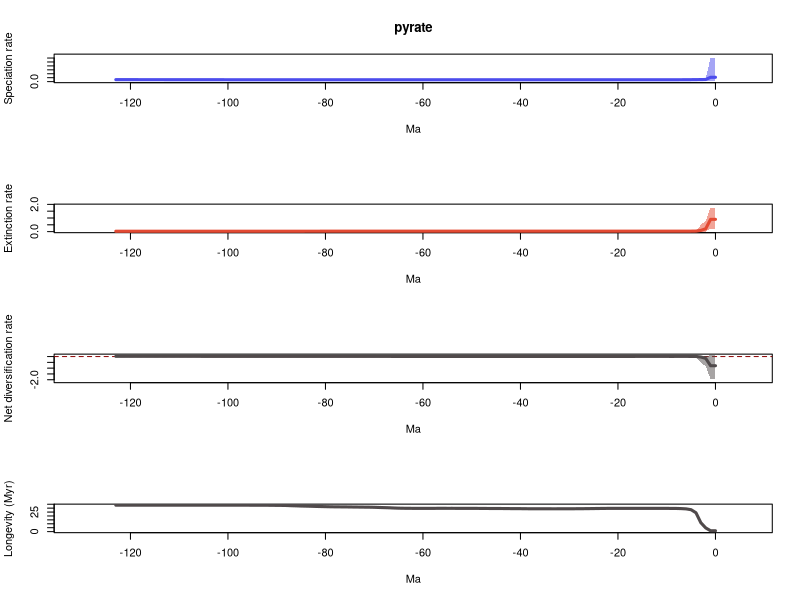

Generate this figure with R:
# 1 files combined:
# 	/home/eeb177-student/Desktop/final_project_eeb177/pyrate_mcmc_logs/pyrate_seagrass_data_1_marginal_rates.log

# 95% HPDs calculated using code from Biopy (https://www.cs.auckland.ac.nz/~yhel002/biopy/)

pdf(file='/home/eeb177-student/Desktop/final_project_eeb177/pyrate_mcmc_logs/pyrate_seagrass_data_1_marginal_rates_RTT.pdf',width=0.6*9, height=16.8)
par(mfrow=c(4,1))
library(scales)
L_hpd_m95=c(0.0274094050891, 0.0274094050891,0.027511155478,0.0287491791352,0.0294000084983,0.0300918300701,0.0300918300701,0.0300918300701,0.0302538615672,0.0302538615672,0.0294000084983,0.0294000084983,0.0294000084983,0.0294000084983,0.0294000084983,0.0294000084983,0.029491655542,0.0297423492932,0.0297423492932,0.0298218235289,0.0300918300701,0.0300918300701,0.0300918300701,0.0300918300701,0.0300918300701,0.0300918300701,0.0301051869413,0.0301051869413,0.0300918300701,0.0300918300701,0.0300918300701,0.0300918300701,0.0300918300701,0.0301051869413,0.0301051869413,0.0301051869413,0.0302538615672,0.0302538615672,0.0302538615672,0.0302538615672,0.030157750978,0.030157750978,0.0302538615672,0.0302538615672,0.0307979084936,0.0307979084936,0.0307979084936,0.0309153242059,0.0309153242059,0.0302538615672,0.030157750978,0.0302538615672,0.030157750978,0.0301051869413,0.030157750978,0.0302538615672,0.0302538615672,0.0302538615672,0.0301051869413,0.0301051869413,0.0302538615672,0.0301051869413,0.0302538615672,0.0302538615672,0.0302538615672,0.0301051869413,0.0301051869413,0.0297423492932,0.0298218235289,0.0297423492932,0.0297423492932,0.0298218235289,0.0298218235289,0.0298218235289,0.0298218235289,0.0294763105708,0.0294330573993,0.0294330573993,0.0294330573993,0.0294330573993,0.0294330573993,0.0294763105708,0.0294763105708,0.0294330573993,0.0294763105708,0.0294330573993,0.0294763105708,0.0294330573993,0.0294763105708,0.0294330573993,0.0294330573993,0.0288936215529,0.0290915740959,0.0290502665451,0.0290502665451,0.0288936215529,0.0298218235289,0.0297423492932,0.0298218235289,0.0298648274455,0.0294330573993,0.0294330573993,0.0294330573993,0.0289016516443,0.0289016516443,0.0283797292166,0.0274094050891,0.0274094050891,0.0274094050891,0.0274094050891,0.0274094050891,0.0274094050891,0.0274094050891,0.0282361702685,0.0282361702685,0.0283797292166,0.0283797292166,0.0274478587034,0.0274478587034,0.0274094050891,0.0274094050891,0.0274094050891,0.0274094050891,0.0274094050891)
L_hpd_M95=c(0.611693972649, 0.611693972649,0.0692170207716,0.0684680603581,0.0684338166077,0.0677541189504,0.0669706636976,0.0663956347427,0.0663956347427,0.0663340164786,0.0652300014081,0.0651291909541,0.065088464477,0.065088464477,0.065088464477,0.065088464477,0.0651291909541,0.0651291909541,0.0651291909541,0.0651291909541,0.0651291909541,0.0649939413813,0.0649939413813,0.0648604756798,0.0647912310945,0.0647912310945,0.0647912310945,0.0647912310945,0.0646717341354,0.0646717341354,0.0646378128875,0.0646378128875,0.0646378128875,0.0646378128875,0.0646378128875,0.0646378128875,0.0646717341354,0.0646717341354,0.0646717341354,0.0646717341354,0.0646717341354,0.0646717341354,0.0646717341354,0.0646717341354,0.0651291909541,0.0651291909541,0.065088464477,0.0651291909541,0.0651291909541,0.0646378128875,0.0646717341354,0.0646717341354,0.0646717341354,0.0646378128875,0.0646717341354,0.0649108583308,0.0649108583308,0.0649108583308,0.0647912310945,0.0647912310945,0.0649108583308,0.0648604756798,0.0649939413813,0.0649939413813,0.0649939413813,0.0648927124702,0.065088464477,0.0649108583308,0.0649108583308,0.0649108583308,0.0649108583308,0.065088464477,0.065088464477,0.065088464477,0.065088464477,0.0649108583308,0.0649939413813,0.0649939413813,0.0649939413813,0.0649939413813,0.0649939413813,0.065088464477,0.065088464477,0.0649939413813,0.065088464477,0.065088464477,0.065088464477,0.065088464477,0.065088464477,0.065088464477,0.065088464477,0.0647912310945,0.065088464477,0.065088464477,0.065088464477,0.065088464477,0.0662831954446,0.0664111330457,0.0665891015743,0.0669275478883,0.0666747622268,0.0671581070849,0.0674676523197,0.0673985893207,0.0677895576311,0.0680294886883,0.0675849732175,0.0676847093798,0.0679518031849,0.0679518031849,0.0679518031849,0.0679518031849,0.0680294886883,0.0692259922314,0.0696196023415,0.0700311514743,0.0700311514743,0.0692259922314,0.0692259922314,0.0692170207716,0.0692259922314,0.0696196023415,0.0699242047487,0.0700311514743)
M_hpd_m95=c(0.216876746425, 0.216876746425,0.00834619194507,0.00579801599047,0.0149658410688,0.0176734791879,0.0186702169214,0.0190589785567,0.0193261783725,0.0193261783725,0.0181093156423,0.0181093156423,0.0181093156423,0.0181093156423,0.0181093156423,0.0181093156423,0.0181093156423,0.0181093156423,0.0181093156423,0.0181093156423,0.0183143419685,0.0183143419685,0.0183143419685,0.0186206774205,0.0186206774205,0.0186206774205,0.0184119243921,0.0186702169214,0.0189447613303,0.0186702169214,0.0193261783725,0.0193261783725,0.0193261783725,0.0193261783725,0.0193261783725,0.0193261783725,0.0193261783725,0.0193261783725,0.0189447613303,0.0196550321301,0.0186206774205,0.0189447613303,0.0186206774205,0.0189447613303,0.0183143419685,0.0184119243921,0.0184119243921,0.0184119243921,0.0184119243921,0.0183143419685,0.0181093156423,0.0181093156423,0.0181093156423,0.0183143419685,0.0184119243921,0.0184119243921,0.0184119243921,0.0184946311637,0.0184119243921,0.0184119243921,0.0184119243921,0.0181093156423,0.0181093156423,0.0181093156423,0.0179207558016,0.0181093156423,0.0181093156423,0.0177994240861,0.0176734791879,0.0162376701945,0.0145734930967,0.0138158136748,0.0139773240817,0.0138158136748,0.0138158136748,0.0137339041759,0.0137339041759,0.0135482781338,0.0137339041759,0.0137638564955,0.0137339041759,0.0122595493698,0.01125789208,0.0108527079868,0.0108527079868,0.0108527079868,0.0108527079868,0.0106548417455,0.0106548417455,0.0101190782821,0.0102257336289,0.0102257336289,0.0101190782821,0.0101190782821,0.0101190782821,0.0101190782821,0.0101190782821,0.0101190782821,0.0101190782821,0.0101190782821,0.0101190782821,0.0101190782821,0.0101190782821,0.0101190782821,0.0101190782821,0.0102257336289,0.0102257336289,0.0102257336289,0.0102257336289,0.0102257336289,0.0102257336289,0.0102257336289,0.0102257336289,0.0102257336289,0.0102257336289,0.0102257336289,0.0102257336289,0.0102257336289,0.0102257336289,0.0102257336289,0.0102257336289,0.0102257336289,0.0102257336289,0.0102257336289)
M_hpd_M95=c(1.7638367094, 1.7638367094,0.801347627059,0.490209720507,0.0573947469791,0.0553356908929,0.0553356908929,0.0553356908929,0.0553356908929,0.0553356908929,0.0539255809792,0.0539255809792,0.0539255809792,0.0539255809792,0.0539255809792,0.0537840784134,0.0537840784134,0.0537738682513,0.0537738682513,0.0537738682513,0.0537840784134,0.0538210778303,0.0538210778303,0.0539255809792,0.0538210778303,0.0539255809792,0.0538210778303,0.0538210778303,0.0538210778303,0.0538210778303,0.0539255809792,0.0539255809792,0.0537738682513,0.0537097136824,0.0537002101918,0.0537097136824,0.0537097136824,0.0537738682513,0.0532025374627,0.0538210778303,0.0525490390229,0.0528155861663,0.0525490390229,0.0525490390229,0.0518493034104,0.0518493034104,0.0517857384932,0.0518132919449,0.0518493034104,0.0518493034104,0.0517857384932,0.0517857384932,0.0517857384932,0.0518493034104,0.0518493034104,0.0518493034104,0.0517857384932,0.0518493034104,0.0518132919449,0.0518132919449,0.0518132919449,0.0515075259901,0.0515075259901,0.0515075259901,0.051535970598,0.0518493034104,0.0518493034104,0.051535970598,0.0518493034104,0.0507488506333,0.0489037507714,0.0485411683712,0.0485411683712,0.0485319321544,0.0485319321544,0.0485411683712,0.0487055029528,0.0485411683712,0.0487055029528,0.0485411683712,0.0485411683712,0.0472507043036,0.0466553952453,0.0462140930137,0.046190747259,0.046190747259,0.046190747259,0.0462140930137,0.0465855671764,0.0462979331689,0.0462140930137,0.0462979331689,0.0462979331689,0.0462979331689,0.0462979331689,0.0462979331689,0.0462979331689,0.0462979331689,0.0462979331689,0.0462979331689,0.0462979331689,0.0462979331689,0.0462979331689,0.0462979331689,0.0462979331689,0.0462979331689,0.0462979331689,0.0462979331689,0.0462979331689,0.0462979331689,0.0462979331689,0.0462979331689,0.0462979331689,0.0462979331689,0.0462979331689,0.0462979331689,0.0462979331689,0.0462979331689,0.0462979331689,0.0462979331689,0.0462979331689,0.0462979331689,0.0462979331689,0.0462979331689)
R_hpd_m95=c(-1.96612848381, -1.96612848381,-0.826940345516,-0.515711549114,-0.0291469945678,-0.0175475752452,-0.0134102474882,-0.0113023479319,-0.0134730788714,-0.0133672697138,-0.0113023479319,-0.0112758324953,-0.0113023479319,-0.0113023479319,-0.0113023479319,-0.0113023479319,-0.0113023479319,-0.0115579612843,-0.0113023479319,-0.0113023479319,-0.0113023479319,-0.0113023479319,-0.0113023479319,-0.0113023479319,-0.0113023479319,-0.0115579612843,-0.0122625576992,-0.0121685476199,-0.0122625576992,-0.0122625576992,-0.0120711550731,-0.0120711550731,-0.0120711550731,-0.0115579612843,-0.0113023479319,-0.0113023479319,-0.0112758324953,-0.0112758324953,-0.0112695893884,-0.0112758324953,-0.0112758324953,-0.0112758324953,-0.0112758324953,-0.0112758324953,-0.00942478853717,-0.00942478853717,-0.00932708145917,-0.00942478853717,-0.00942478853717,-0.00875201067882,-0.00888178515962,-0.00888178515962,-0.0105605406817,-0.00932708145917,-0.00888178515962,-0.00932708145917,-0.00936415058988,-0.00942478853717,-0.0108264469199,-0.0108264469199,-0.0096800284373,-0.00936415058988,-0.00936415058988,-0.00936415058988,-0.00936415058988,-0.00936415058988,-0.00936415058988,-0.00888178515962,-0.00889950692109,-0.00889950692109,-0.00875201067882,-0.00875201067882,-0.00875201067882,-0.00875201067882,-0.00875201067882,-0.00889950692109,-0.00889950692109,-0.00889950692109,-0.00889950692109,-0.00889950692109,-0.00889950692109,-0.00889950692109,-0.00883546184672,-0.00778248130872,-0.00778248130872,-0.00778248130872,-0.00788552141725,-0.00772039307044,-0.00778248130872,-0.00788552141725,-0.00796013479112,-0.00805681730777,-0.008194915603,-0.00714073613025,-0.00714073613025,-0.00883546184672,-0.00874469909498,-0.00889950692109,-0.00805681730777,-0.00889950692109,-0.00925969227888,-0.00796013479112,-0.00772039307044,-0.00925969227888,-0.00874469909498,-0.00889950692109,-0.00805681730777,-0.008194915603,-0.00805681730777,-0.00796013479112,-0.00796013479112,-0.00796013479112,-0.00805681730777,-0.00889950692109,-0.00889950692109,-0.00889950692109,-0.00889950692109,-0.00889950692109,-0.00889950692109,-0.00889950692109,-0.00918243561166,-0.00925969227888,-0.00925969227888,-0.00883546184672)
R_hpd_M95=c(0.108956100387, 0.108956100387,0.0555577958357,0.0494475777702,0.0494475777702,0.0414313270835,0.0411577659378,0.0413909678639,0.03833259729,0.038260192299,0.0394616765818,0.0394616765818,0.0393617068047,0.0392471661732,0.0392471661732,0.0392471661732,0.0391586988585,0.0384927794889,0.0389663219546,0.0389663219546,0.038260192299,0.03833259729,0.03833259729,0.0382184930085,0.038260192299,0.0384927794889,0.0381587491538,0.0381587491538,0.0381587491538,0.0381587491538,0.0381587491538,0.0381587491538,0.0381587491538,0.0384927794889,0.03833259729,0.03833259729,0.03833259729,0.03833259729,0.0381587491538,0.0381260279587,0.0381260279587,0.0381012602472,0.0379349512629,0.0381012602472,0.0394616765818,0.0394616765818,0.0394616765818,0.0390843020016,0.0389663219546,0.0396553616248,0.0396553616248,0.0396553616248,0.0381587491538,0.0394616765818,0.0396071542272,0.0394616765818,0.0394616765818,0.0394616765818,0.0384927794889,0.0384927794889,0.0396553616248,0.0396553616248,0.0396553616248,0.0396553616248,0.0396071542272,0.0396553616248,0.0396071542272,0.0396071542272,0.0396553616248,0.0395756799391,0.0395756799391,0.0396071542272,0.0396553616248,0.0396071542272,0.0395756799391,0.0395756799391,0.0400196861007,0.0400196861007,0.0396553616248,0.0396553616248,0.0398946483929,0.0400196861007,0.0405032062122,0.0415017296493,0.041750939123,0.0419882959906,0.0419882959906,0.0425149547209,0.042659391707,0.042659391707,0.042659391707,0.042659391707,0.042659391707,0.0438496789229,0.0438496789229,0.0425149547209,0.042659391707,0.042659391707,0.0439727653178,0.04373631884,0.0439727653178,0.0458475274399,0.0467948011097,0.0458475274399,0.0467948011097,0.0474994513832,0.048997612297,0.048997612297,0.0492808008815,0.0495036721334,0.0495036721334,0.0495036721334,0.0495036721334,0.0488810605321,0.0491796710544,0.0492808008815,0.0492808008815,0.0494264634331,0.0494264634331,0.0495036721334,0.0495036721334,0.0495036721334,0.0498848288877,0.050630165527)
L_mean=c(0.110695580767, 0.110695580767,0.0542154413247,0.0518913629882,0.0511320648203,0.0496656513402,0.0486884574236,0.0480675946848,0.0478694352623,0.0477631328755,0.0476825908607,0.0476588571879,0.0476489682693,0.0476331482052,0.0476375177298,0.0476376069995,0.0476158480366,0.0475435558464,0.0475409216164,0.0475328800415,0.047445324331,0.0474166362254,0.0474166362254,0.047394507728,0.0473652110898,0.0473615562042,0.0473603260726,0.0473646365944,0.0473385648222,0.0473390859747,0.0473306644606,0.0473343635791,0.0473704940291,0.0473529935061,0.0473333559657,0.0473312230302,0.0473523580878,0.0473552739603,0.0473611256017,0.0473618741668,0.0473790417422,0.0473737944552,0.0473907921592,0.0473950323018,0.0474004047984,0.0474174543235,0.0474324070354,0.0474363205034,0.047432166529,0.0473822094013,0.0473677758687,0.0473777315835,0.0473496215013,0.0473158534111,0.0472958347391,0.0472693880898,0.047230182632,0.0472101958497,0.0471655164564,0.0471598810341,0.0471282316556,0.0471039346559,0.0471026564631,0.0470908174234,0.0470939851032,0.0470800634678,0.047017455626,0.0469602235446,0.0469046603046,0.046857593444,0.046839906346,0.0468301268288,0.0467758003292,0.0467432680908,0.0467193900071,0.0467071343516,0.0466772335831,0.0466674134937,0.0466594314315,0.0466632229008,0.0466583512136,0.0466388589882,0.0466388589882,0.0466566525931,0.0466533883709,0.0466689128423,0.0466616161239,0.0466775736191,0.046685832579,0.0467120968409,0.0467200277932,0.0467384760508,0.0467742190423,0.0467874754627,0.0467838820404,0.0468911960271,0.0469438021781,0.0470461102694,0.0473224760842,0.0475252736496,0.0479375837018,0.0482091024224,0.048473838705,0.0487432490813,0.0489559983882,0.049250358893,0.049428044339,0.0494718734125,0.049479948797,0.0495437508231,0.0495411865333,0.0495411865333,0.0495713826702,0.0496589612766,0.0497817295207,0.0497931236456,0.0497931236456,0.0498307957815,0.0498307957815,0.049891702186,0.0499538409491,0.0501745138715,0.0503268735341,0.0504474936269)
M_mean=c(0.901760974973, 0.901760974973,0.210857937737,0.0877928940326,0.0414532295125,0.0357097828532,0.0344198401895,0.0340002107297,0.0337868405852,0.0337868405852,0.0336231399244,0.0336245881055,0.0336227863324,0.0336227863324,0.0336227863324,0.0336235898836,0.0336235898836,0.0336210556581,0.0336239780864,0.0336159458118,0.0336353162942,0.0336656844699,0.0336803011808,0.0337402687765,0.0338305149472,0.0339301036491,0.0340236915082,0.0341055616255,0.0341539418777,0.0342079482152,0.0342587617628,0.0342615624831,0.0342811608658,0.0342993026516,0.0342877869561,0.034283861232,0.0342716794107,0.034242922627,0.0342275232462,0.0341748572334,0.0340830239577,0.0340581138343,0.0340093732443,0.0339263103527,0.0338919157799,0.0338657660843,0.0338200081095,0.0337939665431,0.0337321172279,0.0336905921557,0.0336887376483,0.0336771319231,0.0336482413701,0.0336228276612,0.0336012501224,0.0336039440825,0.0335767228447,0.0335893408539,0.0336477615135,0.0336417154239,0.0336419444251,0.0336370137123,0.0336309287646,0.0335720212655,0.0335071859402,0.0333767194306,0.0331311969277,0.0328052089796,0.0326075102991,0.0324057101574,0.0321689941185,0.0320400891795,0.0319690365976,0.0318915134751,0.0318391700489,0.0317347612743,0.0316681884291,0.0316192331765,0.0315672207953,0.0314745347396,0.0313354642678,0.0311992104912,0.0310464609329,0.0308521371454,0.0307033055068,0.0305689041773,0.0303474736865,0.0301926302461,0.0299419057526,0.0298512223254,0.0298085312806,0.0297306499595,0.0296857105757,0.0296390044953,0.0296390044953,0.0296361856721,0.0296238242666,0.029613553965,0.029613553965,0.0296110098249,0.0296110098249,0.0296110098249,0.0296110098249,0.0296110098249,0.0296079534724,0.0295980128079,0.0295980128079,0.0295980128079,0.0295980128079,0.0295980128079,0.0295980128079,0.0295980128079,0.0295980128079,0.0295980128079,0.0295980128079,0.0295980128079,0.0295980128079,0.0295980128079,0.0295980128079,0.0295980128079,0.0295980128079,0.0295980128079,0.0295980128079,0.0295980128079)
R_mean=c(-0.791065394205, -0.791065394205,-0.156642496412,-0.0359015310444,0.00967883530784,0.013955868487,0.0142686172341,0.0140673839551,0.0140825946771,0.0139762922903,0.0140594509362,0.0140342690825,0.0140261819369,0.0140103618728,0.0140147313973,0.0140140171158,0.013992258153,0.0139225001884,0.01391694353,0.0139169342297,0.0138100080368,0.0137509517556,0.0137363350447,0.0136542389515,0.0135346961426,0.0134314525551,0.0133366345644,0.0132590749689,0.0131846229445,0.0131311377595,0.0130719026978,0.0130728010959,0.0130893331633,0.0130536908545,0.0130455690096,0.0130473617982,0.0130806786772,0.0131123513334,0.0131336023554,0.0131870169334,0.0132960177844,0.013315680621,0.0133814189149,0.0134687219492,0.0135084890185,0.0135516882392,0.0136123989259,0.0136423539603,0.0137000493012,0.0136916172456,0.0136790382204,0.0137005996604,0.0137013801312,0.01369302575,0.0136945846167,0.0136654440072,0.0136534597872,0.0136208549958,0.0135177549429,0.0135181656102,0.0134862872305,0.0134669209435,0.0134717276985,0.0135187961579,0.013586799163,0.0137033440372,0.0138862586982,0.014155014565,0.0142971500055,0.0144518832866,0.0146709122275,0.0147900376493,0.0148067637316,0.0148517546156,0.0148802199582,0.0149723730773,0.015009045154,0.0150481803172,0.0150922106362,0.0151886881611,0.0153228869458,0.015439648497,0.0155923980553,0.0158045154477,0.015950082864,0.016100008665,0.0163141424373,0.0164849433729,0.0167439268264,0.0168608745155,0.0169114965126,0.0170078260913,0.0170885084666,0.0171484709674,0.0171448775452,0.017255010355,0.0173199779116,0.0174325563044,0.0177089221193,0.0179142638247,0.0183265738768,0.0185980925975,0.0188628288801,0.0191322392563,0.0193480449158,0.0196523460851,0.0198300315311,0.0198738606046,0.0198819359891,0.0199457380152,0.0199431737254,0.0199431737254,0.0199733698623,0.0200609484687,0.0201837167128,0.0201951108377,0.0201951108377,0.0202327829736,0.0202327829736,0.0202936893781,0.0203558281412,0.0205765010636,0.0207288607262,0.020849480819)
trans=0.5
age=(0:(124-1))* -1
plot(age,age,type = 'n', ylim = c(0, 0.672863369914), xlim = c(-130.2,6.2), ylab = 'Speciation rate', xlab = 'Ma',main='pyrate' )
polygon(c(age, rev(age)), c(L_hpd_M95, rev(L_hpd_m95)), col = alpha("#4c4cec",trans), border = NA)
lines(rev(age), rev(L_mean), col = "#4c4cec", lwd=3)
plot(age,age,type = 'n', ylim = c(0, 1.94022038034), xlim = c(-130.2,6.2), ylab = 'Extinction rate', xlab = 'Ma' )
polygon(c(age, rev(age)), c(M_hpd_M95, rev(M_hpd_m95)), col = alpha("#e34a33",trans), border = NA)
lines(rev(age), rev(M_mean), col = "#e34a33", lwd=3)
plot(age,age,type = 'n', ylim = c(-2.16274133219, 0.119851710426), xlim = c(-130.2,6.2), ylab = 'Net diversification rate', xlab = 'Ma' )
abline(h=0,lty=2,col="darkred")
polygon(c(age, rev(age)), c(R_hpd_M95, rev(R_hpd_m95)), col = alpha("#504A4B",trans), border = NA)
lines(rev(age), rev(R_mean), col = "#504A4B", lwd=3)
plot(age,age,type = 'n', ylim = c(0, max(1/M_mean)), xlim = c(-130.2,6.2), ylab = 'Longevity (Myr)', xlab = 'Ma' )
lines(rev(age), rev(1/M_mean), col = "#504A4B", lwd=3)
n <- dev.off()